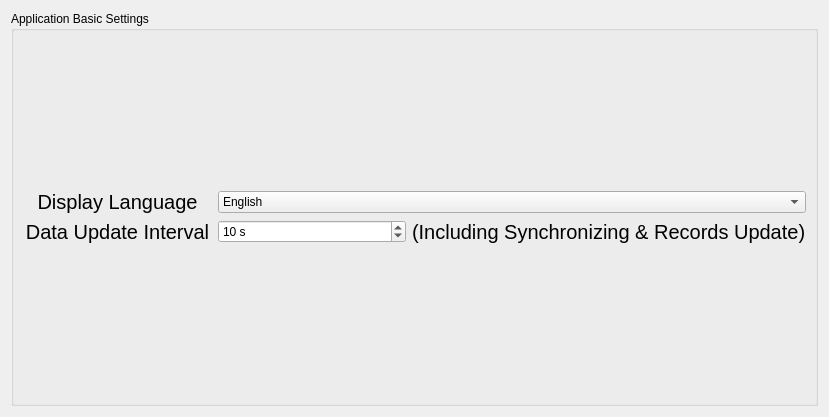
          <widget class="QWidget" name="page_2">
           <property name="geometry">
            <rect>
             <x>0</x>
             <y>0</y>
             <width>829</width>
             <height>417</height>
            </rect>
           </property>
           <attribute name="label">
            <string>Basic Settings</string>
           </attribute>
           <attribute name="toolTip">
            <string>Change Basic Settings</string>
           </attribute>
           <layout class="QGridLayout" name="gridLayout_21">
            <item row="0" column="0">
             <widget class="QGroupBox" name="groupBox_3">
              <property name="font">
               <font>
                <weight>50</weight>
                <italic>false</italic>
                <bold>false</bold>
               </font>
              </property>
              <property name="title">
               <string>Application Basic Settings</string>
              </property>
              <layout class="QGridLayout" name="gridLayout_20">
               <item row="0" column="1">
                <layout class="QGridLayout" name="gridLayout_19">
                 <item row="1" column="2">
                  <widget class="QLabel" name="label_13">
                   <property name="font">
                    <font>
                     <pointsize>15</pointsize>
                    </font>
                   </property>
                   <property name="text">
                    <string>(Including Synchronizing &amp; Records Update)</string>
                   </property>
                  </widget>
                 </item>
                 <item row="0" column="0">
                  <widget class="QLabel" name="label_7">
                   <property name="font">
                    <font>
                     <pointsize>15</pointsize>
                    </font>
                   </property>
                   <property name="text">
                    <string>Display Language</string>
                   </property>
                   <property name="alignment">
                    <set>Qt::AlignCenter</set>
                   </property>
                  </widget>
                 </item>
                 <item row="1" column="0">
                  <widget class="QLabel" name="label_3">
                   <property name="font">
                    <font>
                     <pointsize>15</pointsize>
                    </font>
                   </property>
                   <property name="text">
                    <string>Data Update Interval</string>
                   </property>
                   <property name="alignment">
                    <set>Qt::AlignCenter</set>
                   </property>
                  </widget>
                 </item>
                 <item row="1" column="1">
                  <widget class="QSpinBox" name="sbDataUpdateInterval">
                   <property name="suffix">
                    <string> s</string>
                   </property>
                   <property name="prefix">
                    <string/>
                   </property>
                   <property name="minimum">
                    <number>1</number>
                   </property>
                   <property name="maximum">
                    <number>1000</number>
                   </property>
                   <property name="value">
                    <number>10</number>
                   </property>
                  </widget>
                 </item>
                 <item row="0" column="1" colspan="2">
                  <widget class="QComboBox" name="cbLang">
                   <item>
                    <property name="text">
                     <string>English</string>
                    </property>
                   </item>
                   <item>
                    <property name="text">
                     <string>简体中文</string>
                    </property>
                   </item>
                  </widget>
                 </item>
                </layout>
               </item>
              </layout>
             </widget>
            </item>
           </layout>
          </widget>
